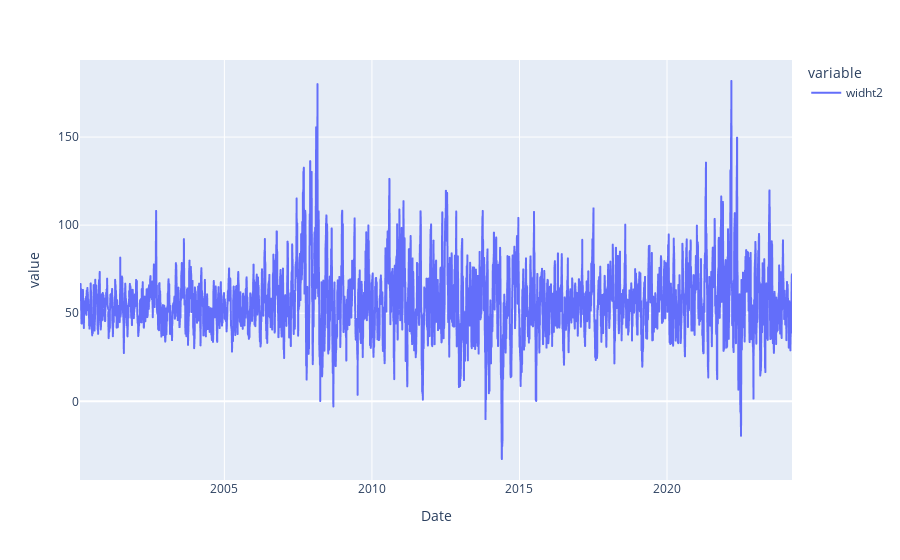

Here is the notebook cell this chart was saved with:
### Code cell
fig = px.line(df, x='Date', y=['widht2' ])
fig.show()

### Figure 1 — Plotly figure (JSON) as saved in the notebook; plotly's stock layout.template omitted (floating-point values rounded to 4 significant figures; data arrays with more than 128 entries replaced by an {"elided": "..."} marker saying what was removed)
{"data": [{"hovertemplate": "variable=widht2<br>Date=%{x}<br>value=%{y}<extra></extra>", "legendgroup": "widht2", "line": {"color": "#636efa", "dash": "solid"}, "marker": {"symbol": "circle"}, "mode": "lines", "name": "widht2", "showlegend": true, "type": "scattergl", "x": {"elided": "6076 str values"}, "xaxis": "x", "y": {"elided": "6076 float values"}, "yaxis": "y"}], "layout": {"legend": {"title": {"text": "variable"}, "tracegroupgap": 0}, "margin": {"t": 60}, "xaxis": {"anchor": "y", "domain": [0, 1], "title": {"text": "Date"}}, "yaxis": {"anchor": "x", "domain": [0, 1], "title": {"text": "value"}}}}
